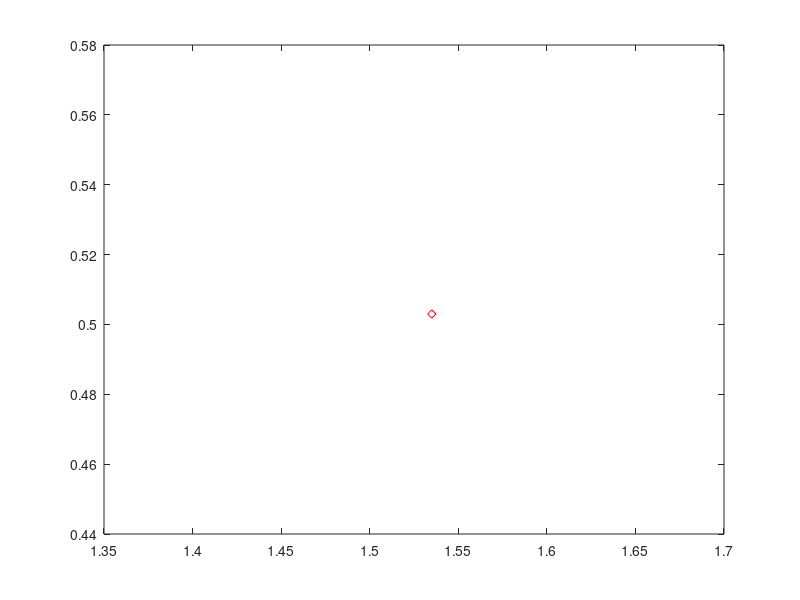

Recreate this plot in MATLAB. (Note: this script raises an error after producing the figure.)
%%%%%%%%%%%%%%%%%%%%%%%%%%%%%%%%%%%%%%%%%%%%%%%%%%%%%%%%%%%%%%%%%%%%%%%%%%%
% This script creates the VS-CI plot for the non-AM ANmodel data. The data
% have been preprocessed in analysis_AN_GBC.m. Here, the VS and CI values
% are plotted against each other (color coded for AN/GBC, 40db/70db).
% Furthermore, the theoretical values are drawn into the same plot.
% 
% (1) different symbols (circle, triangle, square, diamond) for different
% levels, (2) different colors for different modulation frequencies, and
% (3) filled and unfilled symbols for CF = 7000 and 10500 Hz
%%%%%%%%%%%%%%%%%%%%%%%%%%%%%%%%%%%%%%%%%%%%%%%%%%%%%%%%%%%%%%%%%%%%%%%%%%%

%% 0. Load the data (further reference: analysis_AN_GBC.m) 
load("VSCI_ANmodel_AM.mat")
VSCIcell = struct2cell(VSCI);  % convert struct to cell array
VSCImat = cell2mat(VSCIcell);  % convert cell to double

% order: 
% - entries 1-7  : 20dB, CF= 7000, ENVfq=100,1200,200,300,400,600,800
% - entries 8-14 : 40dB, CF= 7000, ENVfq=100,1200,200,300,400,600,800
% - entries 15-21: 60dB, CF= 7000, ENVfq=100,1200,200,300,400,600,800
% - entries 22-28: 80dB, CF= 7000, ENVfq=100,1200,200,300,400,600,800
% - entries 29-35: 20dB, CF=10500, ENVfq=100,1200,200,300,400,600,800
% - entries 30-42: 40dB, CF=10500, ENVfq=100,1200,200,300,400,600,800
% - entries 43-49: 60dB, CF=10500, ENVfq=100,1200,200,300,400,600,800
% - entries 50-56: 80dB, CF=10500, ENVfq=100,1200,200,300,400,600,800

%% 1. Sample the theoretical VS-CI relationship (for plot)
kappa = 0:0.1:15;
VStheo = besseli(1,kappa) ./ besseli(0,kappa);
CItheo = besseli(0,2*kappa) ./ (besseli(0,kappa)).^2;

%% 2. Plot the results
% define colors and symbols for the plot
cols = {[1 0 0], [0 1 0], [0 0 1], [1 1 0], [0 1 1], [0.5 0.3 0.2], ...
        [1 0 1], [0 0 0]};  % for mod. freq.: 100, 1200, 200, 300, 400, 600, 800 and theoretical curve
symb = {'d', 's', 'o', '<'};  % one for each dB level (20, 40, 60, 80)
    
% MarkerFaceColor indicates CF=7000Hz (filled) or 10500Hz (unfilled)

figure
N = size(VSCIcell, 1);
for k1 = 1:8
    for k2 = 1:7
        idx_temp = (k1-1)*7 + k2;
        if k1==1  % 20dB, 7000Hz
            p = plot(VSCImat(idx_temp, 2), ...
                     VSCImat(idx_temp, 1), ...
                     symb{1}, 'Color', cols{k2});
            p.MarkerFaceColor = p.Color;    
            hold on
        elseif k1==2  % 40dB, 7000Hz
            p = plot(VSCImat(idx_temp, 2), ...
                     VSCImat(idx_temp, 1), ...
                     symb{2}, 'Color', cols{k2});
            p.MarkerFaceColor = p.Color;
            hold on
        elseif k1==3  % 60dB, 7000Hz
            p = plot(VSCImat(idx_temp, 2), ...
                     VSCImat(idx_temp, 1), ...
                     symb{3}, 'Color', cols{k2});
            p.MarkerFaceColor = p.Color;
            hold on
        elseif k1==4  % 80dB, 7000Hz
            p = plot(VSCImat(idx_temp, 2), ...
                     VSCImat(idx_temp, 1), ...
                     symb{4}, 'Color', cols{k2});
            p.MarkerFaceColor = p.Color;
            hold on
            
        elseif k1==5  % 20dB, 10500Hz
            p = plot(VSCImat(idx_temp, 2), ...
                     VSCImat(idx_temp, 1), ...
                     symb{1}, 'Color', cols{k2});
            p.MarkerFaceColor = 'none';
            hold on
        elseif k1==6  % 40dB, 10500Hz
            p = plot(VSCImat(idx_temp, 2), ...
                     VSCImat(idx_temp, 1), ...
                     symb{2}, 'Color', cols{k2});
            p.MarkerFaceColor = 'none';
            hold on
        elseif k1==7  % 60dB, 10500Hz
            p = plot(VSCImat(idx_temp, 2), ...
                     VSCImat(idx_temp, 1), ...
                     symb{3}, 'Color', cols{k2});
            p.MarkerFaceColor = 'none';
            hold on
        elseif k1==8  % 80dB, 10500Hz
            p = plot(VSCImat(idx_temp, 2), ...
                     VSCImat(idx_temp, 1), ...
                     symb{4}, 'Color', cols{k2});
            p.MarkerFaceColor = 'none';
            hold on
        end
        
        p.MarkerSize = 7;
        p.LineWidth = 1.01;

    end
end
plot(CItheo, VStheo, '-', 'LineWidth', 1.1, 'color', 'k')  % theo VS-CI
plot(CItheo*1.4, VStheo, '--', 'color', [0.4, 0.4, 0.4])  % CI = 1.4 * CI_est(VS)
plot(CItheo*0.7, VStheo, '--', 'color', [0.6, 0.6, 0.6])  % CI = 0.7 * CI_est(VS)

title("VS-CI relation (AM data), filled: CF=7000Hz, unfilled: CF=10500Hz")
xlabel("CI")
ylabel("VS")
xlim([0.5, 2.5])
ylim([0, 1])

% work-around for customizing legend
h = zeros(8,1);
for k=1:8
h(k) = plot(NaN,NaN,'*','color',cols{k});
end
legend(h, "ENVfq = 100Hz", "ENVfq = 1200Hz", "ENVfq = 200Hz", "ENVfq = 300Hz", ...
       "ENVfq = 400Hz", "ENVfq = 600Hz", "ENVfq = 800Hz", 'theoretical relation', ...
       'Location', 'southeast')

%legend("20dB,7000Hz","40dB,7000Hz","60dB,7000Hz","80dB,7000Hz", ...
%    "20dB,10500Hz", "40dB,10500Hz", "60dB,10500Hz", "80dB,10500Hz", ...
%    "theoretical curve", 'Location', 'best')
